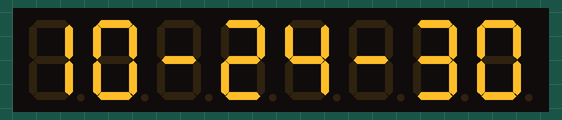
Bench run of a sketch on a simulated Arduino Uno, built with avr-gcc and run on an emulated ATmega328P. On the bench: 8-digit seven-segment display. The local clock reads 2024-03-15 10:24:30 at power-on unless the sketch sets it; what the sketch prints to the serial monitor is not drawn.

Above: at 0.1 s.
At 3.1 s:
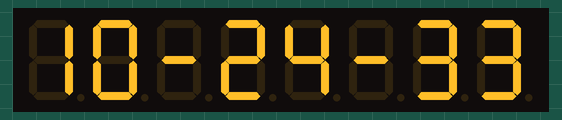
At 10.1 s:
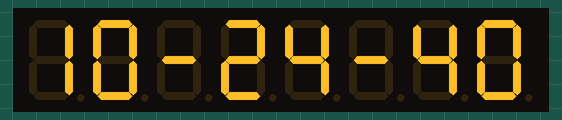
At 20.1 s:
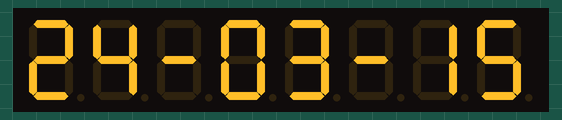
At 25.1 s:
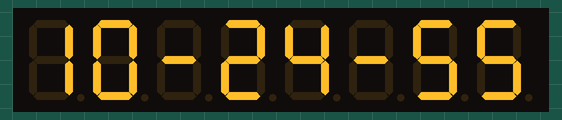
At 38.1 s:
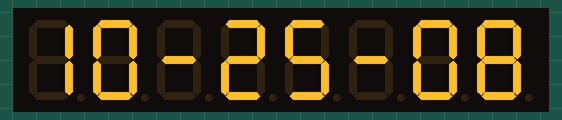

Measured:
- what the display in image 0 shows lasts 0.9 s, from 0.1 s to 1.0 s
- what the display in image 3 shows lasts 5.0 s, from 20.1 s to 25.1 s

The sketch:

7G-RTC.ino
```cpp
/*
UNO DS1302
2   CLK
3   DAT
4   RST
5V  VCC
GND GND

UNO MAX7219
10  CS
11  CLK
12  DIN
5V  VCC
GND GND
*/


//#include <RTClib.h>
#include <LedControl.h>
//=======================================================================================
// data pin, clock, latch
// CONNECTIONS:
// DS1302 CLK/SCLK --> 2
// DS1302 DAT/IO --> 3
// DS1302 RST/CE --> 4
// DS1302 VCC --> 3.3v - 5v
// DS1302 GND --> GND

#include <ThreeWire.h>
#include <RtcDS1302.h>

ThreeWire myWire(3,2,4); // IO, SCLK, CE
RtcDS1302<ThreeWire> Rtc(myWire);

double hold;

LedControl lc = LedControl(12, 11, 10, 1);
//RTC_DS1307 rtc;

//========================================================================================

void setup() {

  Serial.begin(9600);
   while (!Serial) {
    ; // wait for serial port to connect. Needed for native USB port only
  }


    Serial.print("compiled: ");
    Serial.print(__DATE__);
    Serial.println(__TIME__);

    Rtc.Begin();

    RtcDateTime compiled = RtcDateTime(__DATE__, __TIME__);
    printDateTime(compiled);
    Serial.println();

    if (!Rtc.IsDateTimeValid())
    {
        // Common Causes:
        //    1) first time you ran and the device wasn't running yet
        //    2) the battery on the device is low or even missing

        Serial.println("RTC lost confidence in the DateTime!");
        Rtc.SetDateTime(compiled);
    }

    if (Rtc.GetIsWriteProtected())
    {
        Serial.println("RTC was write protected, enabling writing now");
        Rtc.SetIsWriteProtected(false);
    }

    if (!Rtc.GetIsRunning())
    {
        Serial.println("RTC was not actively running, starting now");
        Rtc.SetIsRunning(true);
    }

    RtcDateTime now = Rtc.GetDateTime();
    if (now < compiled)
    {
        Serial.println("RTC is older than compile time!  (Updating DateTime)");
        Rtc.SetDateTime(compiled);
    }
    else if (now > compiled)
    {
        Serial.println("RTC is newer than compile time. (this is expected)");
    }
    else if (now == compiled)
    {
        Serial.println("RTC is the same as compile time! (not expected but all is fine)");
    }


//	rtc.begin();
	lc.shutdown(0, false);
	lc.setIntensity(0, 8); // display brightness
	lc.clearDisplay(0); // erase display
//	rtc.adjust(DateTime(F(__DATE__), F(__TIME__))); //set clock as computer clock
//	rtc.adjust(DateTime(2020, 4, 16, 3, 0, 0));

}

//========================================================================================
void loop() {
	hold = millis();
	while ((hold + 20000) > millis() ) {
		//DateTime now = rtc.now();
   RtcDateTime now = Rtc.GetDateTime();
    printDateTime(now);
    Serial.println();

   //Serial.println(DateTime);
		setCol3(now.Hour());
		setCol2(now.Minute());
		setCol1(now.Second());
		lc.setChar (0, 2, '-', false);
		lc.setChar (0, 5, '-', false);
	}

	hold = millis();
	while ((hold + 5000) > millis() ) {
		//DateTime now = rtc.now();
   RtcDateTime now = Rtc.GetDateTime();
    printDateTime(now);
		setCol1(now.Day());
		setCol2(now.Month());
		setCol3(now.Year() - 2000);
		lc.setChar (0, 2, '-', false);
		lc.setChar (0, 5, '-', false);
	}
}
#define countof(a) (sizeof(a) / sizeof(a[0]))

void printDateTime(const RtcDateTime& dt)
{
    char datestring[20];

    snprintf_P(datestring,
            countof(datestring),
            PSTR("%02u/%02u/%04u %02u:%02u:%02u"),
            dt.Month(),
            dt.Day(),
            dt.Year(),
            dt.Hour(),
            dt.Minute(),
            dt.Second() );
    Serial.print(datestring);
}
//========================================================================================
void setCol1 (byte jam) {
	String strBuffer = Konversi(jam);
	byte pjg = strBuffer.length() + 1;
	char val[pjg];
	strBuffer.toCharArray(val, pjg);
	lc.setChar (0, 1, val[0], false);
	lc.setChar (0, 0, val[1], false);
}

//========================================================================================
void setCol2 (byte mnt) {
	String strBuffer = Konversi(mnt);
	byte pjg = strBuffer.length() + 1;
	char val[pjg];
	strBuffer.toCharArray(val, pjg);
	lc.setChar (0, 4, val[0], false);
	lc.setChar (0, 3, val[1], false);
}

void setCol3 (byte dtk) {
	String strBuffer = Konversi(dtk);
	byte pjg = strBuffer.length() + 1;
	char val[pjg];
	strBuffer.toCharArray(val, pjg);
	lc.setChar (0, 7, val[0], false);
	lc.setChar (0, 6, val[1], false);
}

String Konversi(int nilai) {
	if (nilai < 10) {
		return "0" + String(nilai);
	}
	else {
		return String(nilai);
	}
}
```
